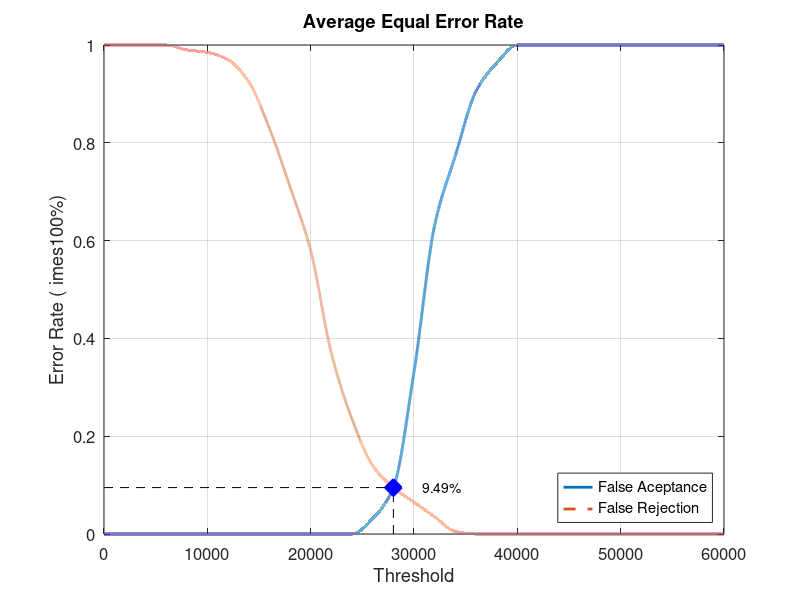
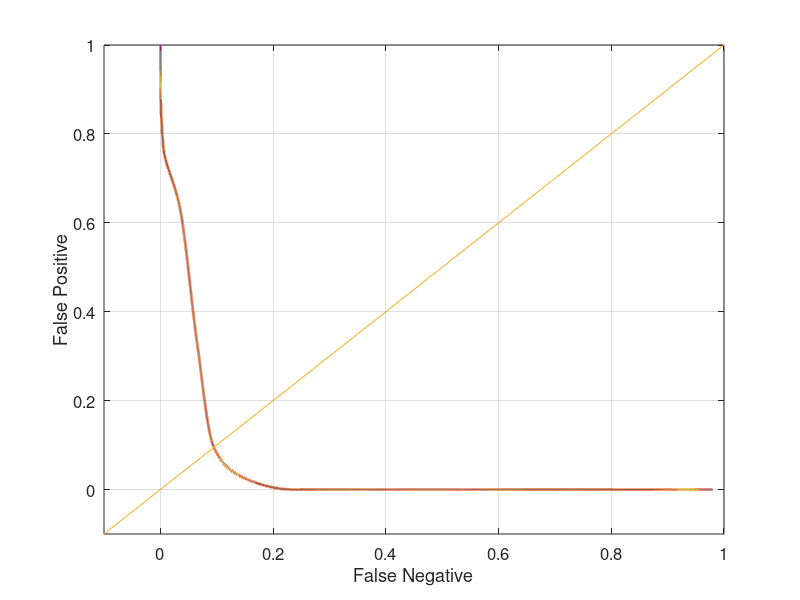

These charts were generated, in order, by the following MATLAB code:
close all;
clear;
clc;
x = 0:2000:60000;
xq = 0:0.5:60000;

y0 = [0 0 0 0 0 0 0 0 0 0 0 0 0 0.0315789 0.0947368 0.331579 0.631579 0.773684 0.905263 0.963158 1 1 1 1 1 1 1 1 1 1 1]
yy0 = interp1(x, y0, xq, 'pchip');
y1 = [1 1 1 1 0.99 0.985 0.97 0.925 0.83 0.71 0.58 0.37 0.235 0.14 0.095 0.065 0.035 0.005 0 0 0 0 0 0 0 0 0 0 0 0 0]
yy1 = interp1(x, y1, xq, 'pchip');

% Calculating EER: 
y2 = abs(y0 - y1);
find(y2 == min(y2))
yy2 = abs(yy0 - yy1);
xEER = find(yy2 == min(yy2));
xEERIndex = xq(xEER) % X-axis EER
yEER = yy0(xEER) % Y-axis EER

main = figure
plot(xq, yy0,'-','LineWidth', 2);	hold on
plot(xq, yy1,'--','LineWidth', 2);	hold on
plot([xEERIndex xEERIndex], [0 yEER], 'k--');	hold on
plot([0 xEERIndex], [yEER yEER], 'k--');	hold on
plot(xEERIndex, yEER, 'bx', 'LineWidth', 10);	hold on
text(xEERIndex + 10 * xEERIndex / 100, yEER, [num2str(round((10000 * yEER)) / 100) '%'])
legend('False Aceptance', 'False Rejection', 'Location', 'SouthEast')
xlabel('Threshold')
ylabel('Error Rate (	imes100%)')
title('Average Equal Error Rate')
set(gca, 'FontSize', 12)
axis([0 60000 0 1])
grid on

print(main, 'Database3_3Main', '-dpng');
FNRxFPR = figure('Color', [1 1 1]);
plot(yy1, yy0, '-', yy1, yy0, 'LineWidth', 2);
hold on
y = -0.1:0.1:1
plot(y, y); 
set(gca, 'FontSize', 12)
xlabel('False Negative')
ylabel('False Positive')
axis([-0.1 1 -0.1 1])
set(gca, 'FontSize', 12)
grid on

print(FNRxFPR, 'Database3_3FNRxFPR','-dpng');
